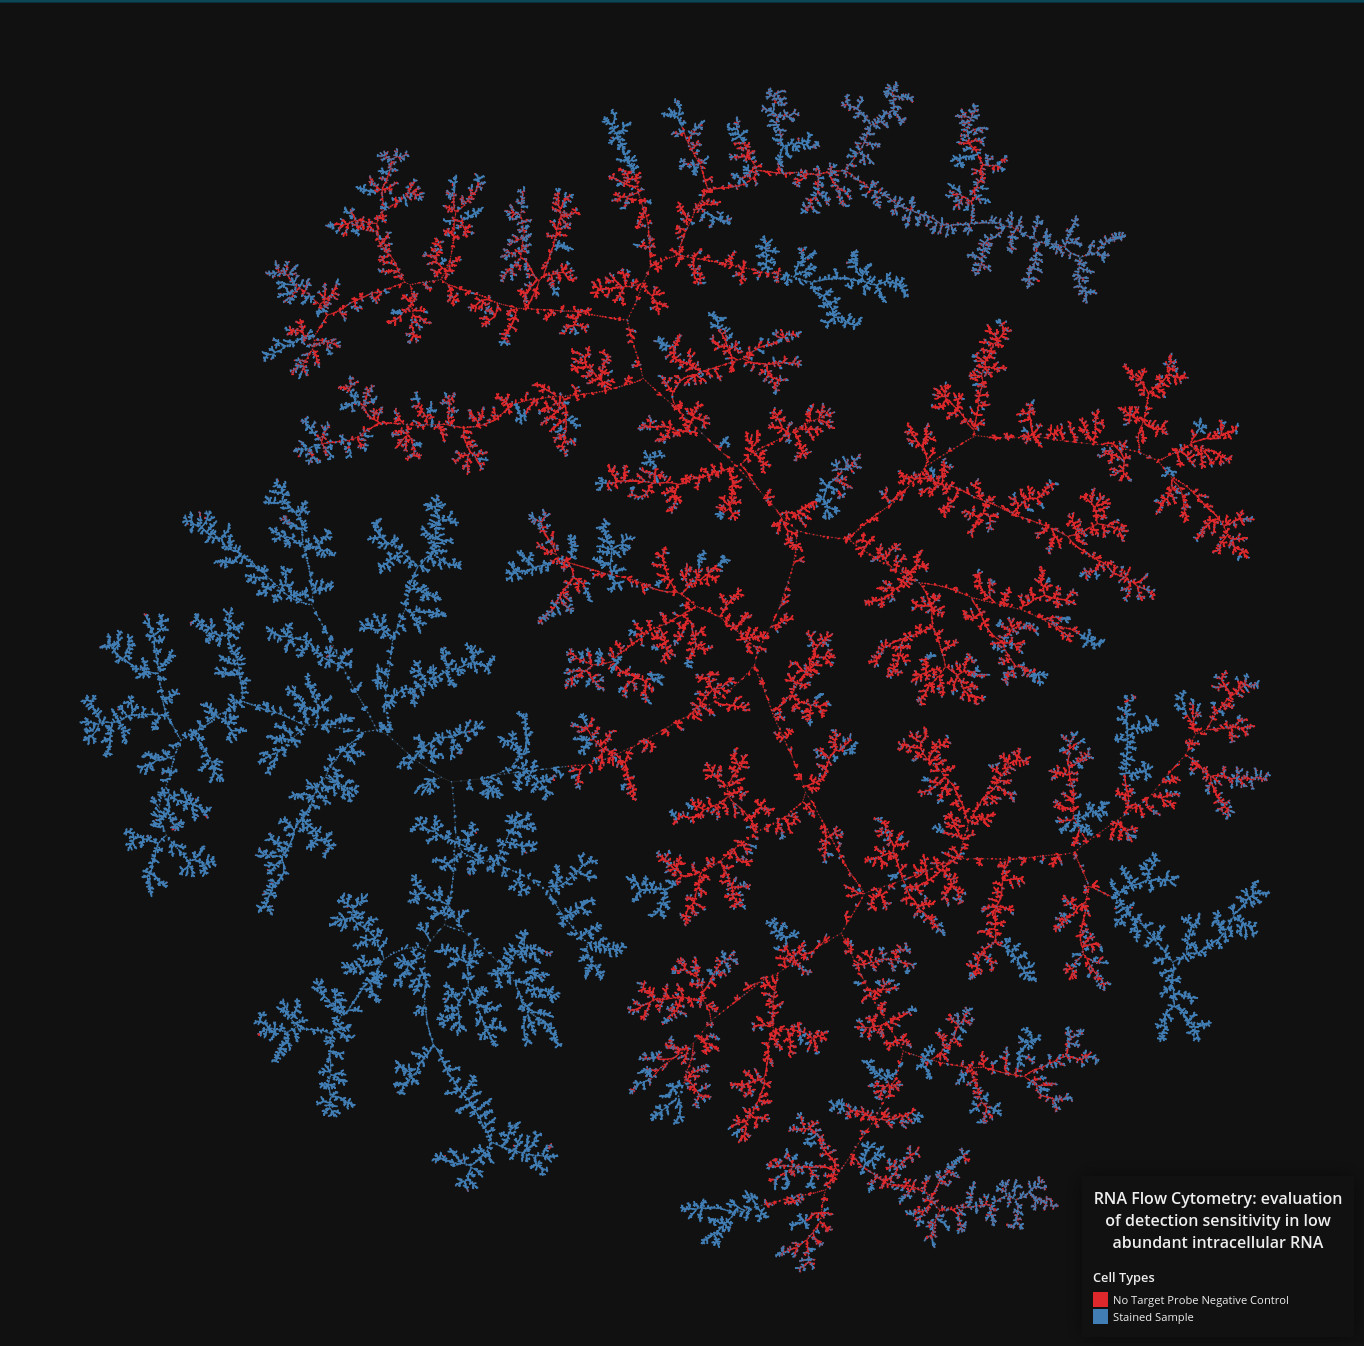

The script that drew this image:
""" 
An example of tmap visualizing data gathered in a flow cytometry 
experiment. The k-nearest neighbor graph is constructed
using the Annoy library.

Data Source:
https://journals.plos.org/plosone/article?id=10.1371/journal.pone.0057002
"""

import numpy as np
import flowkit as fk
import tmap as tm
from faerun import Faerun
from annoy import AnnoyIndex
from scipy.spatial.distance import cosine as cosine_distance


PATHS = [
    "FR-FCM-ZZCF/K562 Cells_No Target Probes_002.fcs",
    "FR-FCM-ZZCF/K562 Cells_BCR-A647_001.fcs",
]
SKIP = 1


def load_data(sample: fk.Sample):
    channels = range(SKIP, len(sample.channels))
    channel_data = []

    for channel in channels:
        channel_data.append(np.array(sample.get_channel_events(channel, source="raw")))

    return np.array(channel_data).T


def load_time(sample: fk.Sample):
    """Assuming the time is channel 0"""
    return np.array(sample.get_channel_events(0, source="raw"))


def main():
    """Main function"""
    data = []
    time = []

    for path in PATHS:
        sample = fk.Sample(path)
        data.append(load_data(sample))
        time.append(load_time(sample))

    sources = []
    for i, e in enumerate(data):
        sources.extend([i] * len(e))

    data = np.concatenate(data, axis=0)
    time = np.concatenate(time, axis=0)

    d = len(data[0])

    # Initialize a new Annoy object and index it using 10 trees
    annoy = AnnoyIndex(d, metric="angular")
    for i, v in enumerate(data):
        annoy.add_item(i, v)
    annoy.build(10)

    # Create the k-nearest neighbor graph (k = 10)
    edge_list = []
    for i in range(len(data)):
        for j in annoy.get_nns_by_item(i, 10):
            edge_list.append((i, j, cosine_distance(data[i], data[j])))

    # Compute the layout from the edge list
    x, y, s, t, _ = tm.layout_from_edge_list(len(data), edge_list)

    legend_labels = [(0, "No Target Probe Negative Control"), (1, "Stained Sample")]

    # Create the plot
    faerun = Faerun(
        view="front",
        coords=False,
        legend_title="RNA Flow Cytometry: evaluation of detection sensitivity in low abundant intracellular RNA ",
    )
    faerun.add_scatter(
        "CYTO",
        {"x": x, "y": y, "c": sources, "labels": sources},
        point_scale=1.0,
        max_point_size=10,
        shader="smoothCircle",
        colormap="Set1",
        has_legend=True,
        categorical=True,
        legend_labels=legend_labels,
        legend_title="Cell Types",
    )
    faerun.add_tree(
        "CYTO_tree", {"from": s, "to": t}, point_helper="CYTO", color="#222222"
    )

    faerun.plot("cyto")


if __name__ == "__main__":
    main()
